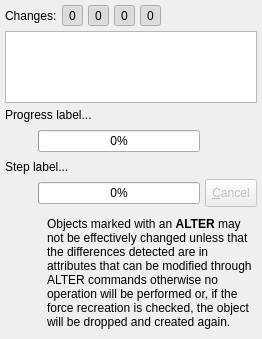
        <widget class="QWidget" name="tab_2">
         <attribute name="icon">
          <iconset resource="../../res/resources.qrc">
           <normaloff>:/icons/icons/outputpane.png</normaloff>:/icons/icons/outputpane.png</iconset>
         </attribute>
         <attribute name="title">
          <string>&amp;Output</string>
         </attribute>
         <layout class="QGridLayout" name="gridLayout_9">
          <property name="leftMargin">
           <number>5</number>
          </property>
          <property name="topMargin">
           <number>5</number>
          </property>
          <property name="rightMargin">
           <number>5</number>
          </property>
          <property name="bottomMargin">
           <number>5</number>
          </property>
          <property name="spacing">
           <number>5</number>
          </property>
          <item row="1" column="0" colspan="4">
           <widget class="QTreeWidget" name="output_trw">
            <property name="sizePolicy">
             <sizepolicy hsizetype="Expanding" vsizetype="Expanding">
              <horstretch>0</horstretch>
              <verstretch>0</verstretch>
             </sizepolicy>
            </property>
            <property name="horizontalScrollBarPolicy">
             <enum>Qt::ScrollBarAsNeeded</enum>
            </property>
            <property name="sizeAdjustPolicy">
             <enum>QAbstractScrollArea::AdjustToContents</enum>
            </property>
            <property name="editTriggers">
             <set>QAbstractItemView::DoubleClicked|QAbstractItemView::EditKeyPressed</set>
            </property>
            <property name="alternatingRowColors">
             <bool>true</bool>
            </property>
            <property name="selectionMode">
             <enum>QAbstractItemView::SingleSelection</enum>
            </property>
            <property name="iconSize">
             <size>
              <width>22</width>
              <height>22</height>
             </size>
            </property>
            <property name="indentation">
             <number>20</number>
            </property>
            <property name="uniformRowHeights">
             <bool>false</bool>
            </property>
            <property name="wordWrap">
             <bool>false</bool>
            </property>
            <attribute name="headerVisible">
             <bool>false</bool>
            </attribute>
            <attribute name="headerCascadingSectionResizes">
             <bool>true</bool>
            </attribute>
            <attribute name="headerMinimumSectionSize">
             <number>25</number>
            </attribute>
            <attribute name="headerDefaultSectionSize">
             <number>100</number>
            </attribute>
            <attribute name="headerStretchLastSection">
             <bool>true</bool>
            </attribute>
            <column>
             <property name="text">
              <string/>
             </property>
            </column>
           </widget>
          </item>
          <item row="0" column="0">
           <widget class="QLabel" name="label_6">
            <property name="sizePolicy">
             <sizepolicy hsizetype="Fixed" vsizetype="Preferred">
              <horstretch>0</horstretch>
              <verstretch>0</verstretch>
             </sizepolicy>
            </property>
            <property name="text">
             <string>Changes:</string>
            </property>
           </widget>
          </item>
          <item row="2" column="0" colspan="4">
           <widget class="QWidget" name="progress_parent_wgt" native="true">
            <property name="sizePolicy">
             <sizepolicy hsizetype="Preferred" vsizetype="Preferred">
              <horstretch>0</horstretch>
              <verstretch>0</verstretch>
             </sizepolicy>
            </property>
            <property name="minimumSize">
             <size>
              <width>0</width>
              <height>0</height>
             </size>
            </property>
            <layout class="QGridLayout" name="gridLayout_3">
             <property name="leftMargin">
              <number>0</number>
             </property>
             <property name="topMargin">
              <number>0</number>
             </property>
             <property name="rightMargin">
              <number>0</number>
             </property>
             <property name="bottomMargin">
              <number>0</number>
             </property>
             <property name="spacing">
              <number>5</number>
             </property>
             <item row="3" column="0">
              <widget class="QLabel" name="step_ico_lbl">
               <property name="sizePolicy">
                <sizepolicy hsizetype="Fixed" vsizetype="Fixed">
                 <horstretch>0</horstretch>
                 <verstretch>0</verstretch>
                </sizepolicy>
               </property>
               <property name="minimumSize">
                <size>
                 <width>28</width>
                 <height>28</height>
                </size>
               </property>
               <property name="maximumSize">
                <size>
                 <width>28</width>
                 <height>28</height>
                </size>
               </property>
               <property name="text">
                <string/>
               </property>
               <property name="scaledContents">
                <bool>true</bool>
               </property>
              </widget>
             </item>
             <item row="3" column="2">
              <widget class="QToolButton" name="cancel_btn">
               <property name="enabled">
                <bool>false</bool>
               </property>
               <property name="sizePolicy">
                <sizepolicy hsizetype="Preferred" vsizetype="Preferred">
                 <horstretch>0</horstretch>
                 <verstretch>0</verstretch>
                </sizepolicy>
               </property>
               <property name="text">
                <string>&amp;Cancel</string>
               </property>
               <property name="icon">
                <iconset resource="../../res/resources.qrc">
                 <normaloff>:/icons/icons/cancel.png</normaloff>:/icons/icons/cancel.png</iconset>
               </property>
               <property name="iconSize">
                <size>
                 <width>25</width>
                 <height>25</height>
                </size>
               </property>
               <property name="toolButtonStyle">
                <enum>Qt::ToolButtonTextBesideIcon</enum>
               </property>
              </widget>
             </item>
             <item row="3" column="1">
              <widget class="QProgressBar" name="step_pb">
               <property name="value">
                <number>0</number>
               </property>
              </widget>
             </item>
             <item row="1" column="1">
              <widget class="QProgressBar" name="progress_pb">
               <property name="value">
                <number>0</number>
               </property>
              </widget>
             </item>
             <item row="1" column="0">
              <widget class="QLabel" name="progress_ico_lbl">
               <property name="sizePolicy">
                <sizepolicy hsizetype="Fixed" vsizetype="Fixed">
                 <horstretch>0</horstretch>
                 <verstretch>0</verstretch>
                </sizepolicy>
               </property>
               <property name="minimumSize">
                <size>
                 <width>28</width>
                 <height>28</height>
                </size>
               </property>
               <property name="maximumSize">
                <size>
                 <width>28</width>
                 <height>28</height>
                </size>
               </property>
               <property name="text">
                <string/>
               </property>
               <property name="scaledContents">
                <bool>true</bool>
               </property>
              </widget>
             </item>
             <item row="0" column="0" colspan="3">
              <widget class="QLabel" name="progress_lbl">
               <property name="sizePolicy">
                <sizepolicy hsizetype="Preferred" vsizetype="Fixed">
                 <horstretch>0</horstretch>
                 <verstretch>0</verstretch>
                </sizepolicy>
               </property>
               <property name="text">
                <string>Progress label...</string>
               </property>
              </widget>
             </item>
             <item row="2" column="0" colspan="3">
              <widget class="QLabel" name="step_lbl">
               <property name="sizePolicy">
                <sizepolicy hsizetype="Preferred" vsizetype="Fixed">
                 <horstretch>0</horstretch>
                 <verstretch>0</verstretch>
                </sizepolicy>
               </property>
               <property name="text">
                <string>Step label...</string>
               </property>
              </widget>
             </item>
            </layout>
           </widget>
          </item>
          <item row="3" column="0" colspan="4">
           <widget class="QFrame" name="alert_frm">
            <property name="sizePolicy">
             <sizepolicy hsizetype="Preferred" vsizetype="Fixed">
              <horstretch>0</horstretch>
              <verstretch>0</verstretch>
             </sizepolicy>
            </property>
            <property name="minimumSize">
             <size>
              <width>0</width>
              <height>48</height>
             </size>
            </property>
            <property name="frameShape">
             <enum>QFrame::NoFrame</enum>
            </property>
            <property name="frameShadow">
             <enum>QFrame::Raised</enum>
            </property>
            <layout class="QGridLayout" name="gridLayout_4">
             <property name="leftMargin">
              <number>5</number>
             </property>
             <property name="topMargin">
              <number>5</number>
             </property>
             <property name="rightMargin">
              <number>5</number>
             </property>
             <property name="bottomMargin">
              <number>5</number>
             </property>
             <property name="spacing">
              <number>5</number>
             </property>
             <item row="0" column="0">
              <widget class="QLabel" name="icon_lbl">
               <property name="minimumSize">
                <size>
                 <width>32</width>
                 <height>32</height>
                </size>
               </property>
               <property name="maximumSize">
                <size>
                 <width>24</width>
                 <height>24</height>
                </size>
               </property>
               <property name="text">
                <string/>
               </property>
               <property name="textFormat">
                <enum>Qt::AutoText</enum>
               </property>
               <property name="pixmap">
                <pixmap resource="../../res/resources.qrc">:/icons/icons/alert.png</pixmap>
               </property>
               <property name="scaledContents">
                <bool>true</bool>
               </property>
              </widget>
             </item>
             <item row="0" column="1">
              <widget class="QLabel" name="message_lbl">
               <property name="font">
                <font>
                 <italic>false</italic>
                 <bold>false</bold>
                 <underline>false</underline>
                 <strikeout>false</strikeout>
                 <kerning>true</kerning>
                </font>
               </property>
               <property name="text">
                <string>&lt;html&gt;&lt;head/&gt;&lt;body&gt;&lt;p&gt;Objects marked with an &lt;span style=&quot; font-weight:600;&quot;&gt;ALTER&lt;/span&gt; may not be effectively changed unless that the differences detected are in attributes that can be modified through ALTER commands otherwise no operation will be performed or, if the force recreation is checked, the object will be dropped and created again.&lt;/p&gt;&lt;/body&gt;&lt;/html&gt;</string>
               </property>
               <property name="wordWrap">
                <bool>true</bool>
               </property>
              </widget>
             </item>
            </layout>
           </widget>
          </item>
          <item row="0" column="1" colspan="3">
           <widget class="QWidget" name="buttons_wgt" native="true">
            <property name="sizePolicy">
             <sizepolicy hsizetype="Expanding" vsizetype="Preferred">
              <horstretch>0</horstretch>
              <verstretch>0</verstretch>
             </sizepolicy>
            </property>
            <property name="minimumSize">
             <size>
              <width>0</width>
              <height>0</height>
             </size>
            </property>
            <layout class="QHBoxLayout" name="horizontalLayout_19">
             <property name="spacing">
              <number>5</number>
             </property>
             <property name="leftMargin">
              <number>0</number>
             </property>
             <property name="topMargin">
              <number>0</number>
             </property>
             <property name="rightMargin">
              <number>0</number>
             </property>
             <property name="bottomMargin">
              <number>0</number>
             </property>
             <item>
              <widget class="QToolButton" name="create_tb">
               <property name="sizePolicy">
                <sizepolicy hsizetype="Preferred" vsizetype="Preferred">
                 <horstretch>0</horstretch>
                 <verstretch>0</verstretch>
                </sizepolicy>
               </property>
               <property name="toolTip">
                <string>Objects to be created</string>
               </property>
               <property name="text">
                <string>0</string>
               </property>
               <property name="icon">
                <iconset resource="../../res/resources.qrc">
                 <normaloff>:/icons/icons/created.png</normaloff>:/icons/icons/created.png</iconset>
               </property>
               <property name="iconSize">
                <size>
                 <width>25</width>
                 <height>25</height>
                </size>
               </property>
               <property name="checkable">
                <bool>true</bool>
               </property>
               <property name="checked">
                <bool>true</bool>
               </property>
               <property name="toolButtonStyle">
                <enum>Qt::ToolButtonTextBesideIcon</enum>
               </property>
              </widget>
             </item>
             <item>
              <widget class="QToolButton" name="drop_tb">
               <property name="sizePolicy">
                <sizepolicy hsizetype="Preferred" vsizetype="Preferred">
                 <horstretch>0</horstretch>
                 <verstretch>0</verstretch>
                </sizepolicy>
               </property>
               <property name="toolTip">
                <string>Objects to be dropped</string>
               </property>
               <property name="text">
                <string>0</string>
               </property>
               <property name="icon">
                <iconset resource="../../res/resources.qrc">
                 <normaloff>:/icons/icons/removed.png</normaloff>:/icons/icons/removed.png</iconset>
               </property>
               <property name="iconSize">
                <size>
                 <width>25</width>
                 <height>25</height>
                </size>
               </property>
               <property name="checkable">
                <bool>true</bool>
               </property>
               <property name="checked">
                <bool>true</bool>
               </property>
               <property name="toolButtonStyle">
                <enum>Qt::ToolButtonTextBesideIcon</enum>
               </property>
              </widget>
             </item>
             <item>
              <widget class="QToolButton" name="alter_tb">
               <property name="sizePolicy">
                <sizepolicy hsizetype="Preferred" vsizetype="Preferred">
                 <horstretch>0</horstretch>
                 <verstretch>0</verstretch>
                </sizepolicy>
               </property>
               <property name="toolTip">
                <string>Possible objects to be changed</string>
               </property>
               <property name="text">
                <string>0</string>
               </property>
               <property name="icon">
                <iconset resource="../../res/resources.qrc">
                 <normaloff>:/icons/icons/modified.png</normaloff>:/icons/icons/modified.png</iconset>
               </property>
               <property name="iconSize">
                <size>
                 <width>25</width>
                 <height>25</height>
                </size>
               </property>
               <property name="checkable">
                <bool>true</bool>
               </property>
               <property name="checked">
                <bool>true</bool>
               </property>
               <property name="toolButtonStyle">
                <enum>Qt::ToolButtonTextBesideIcon</enum>
               </property>
              </widget>
             </item>
             <item>
              <widget class="QToolButton" name="ignore_tb">
               <property name="sizePolicy">
                <sizepolicy hsizetype="Preferred" vsizetype="Preferred">
                 <horstretch>0</horstretch>
                 <verstretch>0</verstretch>
                </sizepolicy>
               </property>
               <property name="toolTip">
                <string>Ignored objects (system ones or with sql disabled)</string>
               </property>
               <property name="text">
                <string>0</string>
               </property>
               <property name="icon">
                <iconset resource="../../res/resources.qrc">
                 <normaloff>:/icons/icons/ignore.png</normaloff>:/icons/icons/ignore.png</iconset>
               </property>
               <property name="iconSize">
                <size>
                 <width>25</width>
                 <height>25</height>
                </size>
               </property>
               <property name="checkable">
                <bool>true</bool>
               </property>
               <property name="checked">
                <bool>true</bool>
               </property>
               <property name="toolButtonStyle">
                <enum>Qt::ToolButtonTextBesideIcon</enum>
               </property>
              </widget>
             </item>
             <item>
              <spacer name="horizontalSpacer">
               <property name="orientation">
                <enum>Qt::Horizontal</enum>
               </property>
               <property name="sizeHint" stdset="0">
                <size>
                 <width>40</width>
                 <height>20</height>
                </size>
               </property>
              </spacer>
             </item>
            </layout>
           </widget>
          </item>
         </layout>
        </widget>
